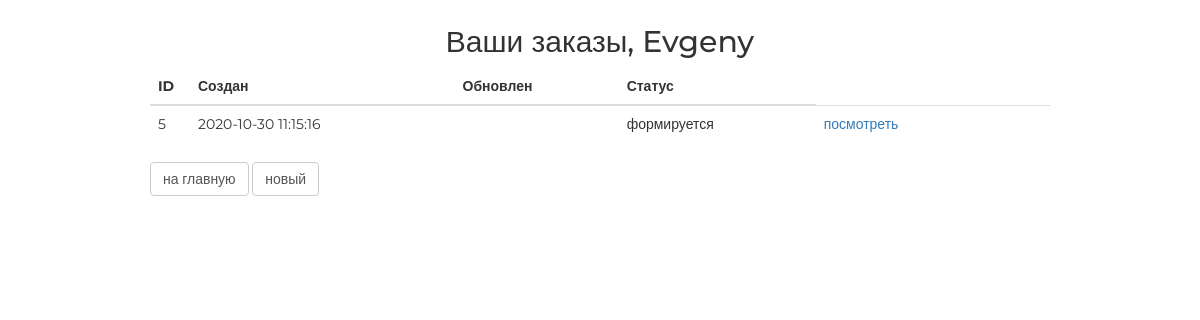
The page /order/ (signed in) on the database its author committed.
### authapp/models.py (models this page shows, shortened)
class ShopUser(AbstractUser):
    avatar = models.ImageField(upload_to='users_avatars', blank=True, verbose_name='аватарка')
    age = models.PositiveIntegerField(verbose_name='возраст', default=18)
    is_active = models.BooleanField(default=True)
    activation_key = models.CharField(max_length=128, blank=True)
    activation_key_expires = models.DateTimeField(default=(now() + timedelta(hours=48)))

### ordersapp/models.py (models this page shows, shortened)
class Order(models.Model):
    FORMING = 'FM'
    SENT_TO_PROCEED = 'STP'
    PROCEEDED = 'PRD'
    PAID = 'PD'
    READY = 'RDY'
    CANCEL = 'CNC'
    ORDER_STATUS_CHOICES = (
        (FORMING, 'формируется'),
        (SENT_TO_PROCEED, 'отправлен в обработку'),
        (PAID, 'оплачен'),
        (PROCEEDED, 'обрабатывается'),
        (READY, 'готов к выдаче'),
        (CANCEL, 'отменен'),
    )
    user = models.ForeignKey(settings.AUTH_USER_MODEL, on_delete=models.CASCADE, verbose_name='Пользователь')
    created = models.DateTimeField(auto_now_add=True, verbose_name='Дата создания')
    update = models.DateTimeField(auto_now=True, verbose_name='Дата обновления')
    status = models.CharField(max_length=3, choices=ORDER_STATUS_CHOICES, default=FORMING)
    is_active = models.BooleanField(default=True)
    class Meta:
        ordering = ('-created',)
        verbose_name = 'заказ'
        verbose_name_plural = 'заказы'

### ordersapp/views.py (the view)
# urls.py: path('', ordersapp.OrderList.as_view(), name='orders_list'),
class OrderList(ListView):
    model = Order
    def get_queryset(self):
        return Order.objects.filter(user=self.request.user)

### mainapp/context_proccessors.py (called while the page is built)
def basket(request):
    basket_items = []
    if request.user.is_authenticated:
        basket_items = Basket.objects.filter(user=request.user)
    return {
        'basket': basket_items
    }

### ordersapp/templates/ordersapp/order_list.html (shortened to what this page needs)
{% extends 'ordersapp/base.html' %}
{% load static %}
{% block content %}
    <div class="h2 text-center head">
        Ваши заказы,
        {% if user.first_name %}
            {{ user.first_name|title}}
        {% else %}
            Пользователь
        {% endif %}
    </div>
    <table class="table orders_list">
        <thead>
        <tr>
            <th>ID</th>
            <th>Создан</th>
            <th>Обновлен</th>
            <th>Статус</th>
        </tr>
        </thead>
        <tbody>
        {% for item in object_list %}
            {% if item.is_active %}
                <tr>
                    <td class="td1 orders_list">{{ item.pk }}</td>
                    <td>{{ item.created|date:"Y-m-d H:i:s" }}</td>
                    <td>{{ item.updated|date:"Y-m-d H:i:s" }}</td>
                    <td>{{ item.get_status_display }}</td>
                    <td>
                        <a href="{% url 'ordersapp:order_read' item.pk %}">
                            посмотреть
                        </a>
                    </td>
                    <td>
                    </td>
                    <td>
                    </td>
                </tr>
            {% endif %}
        {% endfor %}
        </tbody>
    </table>
    <button class="btn btn-default btn-round">
        <a href="{% url 'main' %}">
            на главную
        </a>
    </button>
    <button class="btn btn-default btn-round">
        <a href="{% url 'ordersapp:order_create' %}">
            новый
        </a>
    </button>
{% endblock %}

### static/css/style.css (style rules this page uses)
* { margin: 0; padding: 0; }
.order_container button a { text-decoration: none; color: #555; }
.table.orders_list { min-width: 600px; }
.td1.orders_list { width: 40px; }
body { font-family: 'Montserrat', sans-serif; }
html, body { height: 100%; }
table { width: 100%; }
td:first-child { width: 235px; }

### rows shown on the page
ShopUser: first_name "Evgeny"
Order: pk "5", created "2020-10-30 11:15:16", status "формируется"
